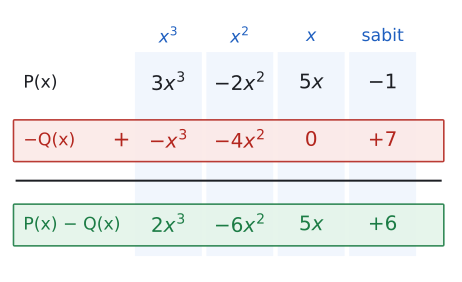

Here is the Python script that generated this plot:
import sys; sys.path.insert(0, "tools")
from cizim import *

# P(x) − Q(x) işlemini aynı dereceli terimleri alt alta yazarak yapmak.
# P(x) = 3x³ − 2x² + 5x − 1, Q(x) = x³ + 4x² − 7  →  P − Q = 2x³ − 6x² + 5x + 6
fig, ax = sekil(6, 3.6)
ax.axis("off"); ax.set_xlim(0, 10); ax.set_ylim(0, 6)
sutunlar = ["$x^3$", "$x^2$", "$x$", "sabit"]
xs = [3.6, 5.2, 6.8, 8.4]
satirlar = [
    ("P(x)", ["$3x^3$", "$-2x^2$", "$5x$", "$-1$"], YAZI, None),
    ("−Q(x)", ["$-x^3$", "$-4x^2$", "$0$", "$+7$"], KIRMIZI, KIRMIZI_ACIK),
    ("P(x) − Q(x)", ["$2x^3$", "$-6x^2$", "$5x$", "$+6$"], YESIL, YESIL_ACIK),
]
for x, s in zip(xs, sutunlar):
    ax.add_patch(patches.Rectangle((x - 0.75, 0.4), 1.5, 4.6, facecolor=MAVI_ACIK, edgecolor="none", alpha=0.6))
    ax.text(x, 5.35, s, ha="center", va="center", fontsize=13, color=MAVI)
ys = [4.3, 3.0, 1.1]
for (ad, terimler, renk, dolgu), y in zip(satirlar, ys):
    if dolgu:
        ax.add_patch(patches.FancyBboxPatch((0.15, y - 0.45), 9.6, 0.9, boxstyle="round,pad=0.02",
                                            facecolor=dolgu, edgecolor=renk, lw=1.2, alpha=0.9))
    ax.text(0.35, y, ad, ha="left", va="center", fontsize=13, color=renk)
    for x, t in zip(xs, terimler):
        ax.text(x, y, t.replace("-", "−"), ha="center", va="center", fontsize=15, color=renk)
ax.plot([0.2, 9.7], [2.1, 2.1], color=YAZI, lw=1.5)
ax.text(2.55, 3.0, "+", ha="center", va="center", fontsize=16, color=KIRMIZI)
kaydet(fig, __file__)
